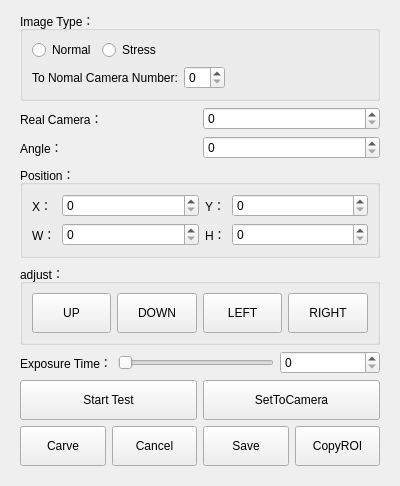
<?xml version="1.0" encoding="UTF-8"?>
<ui version="4.0">
 <class>Widget_CarveInfo</class>
 <widget class="QWidget" name="Widget_CarveInfo">
  <property name="geometry">
   <rect>
    <x>0</x>
    <y>0</y>
    <width>400</width>
    <height>300</height>
   </rect>
  </property>
  <property name="windowTitle">
   <string>Form</string>
  </property>
  <layout class="QGridLayout" name="gridLayout_3">
   <item row="0" column="0">
    <widget class="QStackedWidget" name="stackedWidget">
     <property name="maximumSize">
      <size>
       <width>16777215</width>
       <height>16777215</height>
      </size>
     </property>
     <property name="currentIndex">
      <number>0</number>
     </property>
     <widget class="QWidget" name="page">
      <layout class="QGridLayout" name="gridLayout_5">
       <property name="margin">
        <number>0</number>
       </property>
       <property name="spacing">
        <number>0</number>
       </property>
       <item row="0" column="0">
        <widget class="DHBaseWidget" name="widget_image" native="true">
         <layout class="QVBoxLayout" name="verticalLayout_4">
          <property name="topMargin">
           <number>0</number>
          </property>
          <item>
           <layout class="QHBoxLayout" name="layoutImage">
            <property name="spacing">
             <number>0</number>
            </property>
           </layout>
          </item>
          <item>
           <widget class="QGroupBox" name="groupBox_12">
            <property name="title">
             <string>Image Type：</string>
            </property>
            <layout class="QGridLayout" name="gridLayout">
             <item row="0" column="0">
              <layout class="QVBoxLayout" name="verticalLayout_3">
               <item>
                <layout class="QHBoxLayout" name="horizontalLayout">
                 <item>
                  <widget class="QRadioButton" name="radioButton_Normal">
                   <property name="text">
                    <string>Normal</string>
                   </property>
                  </widget>
                 </item>
                 <item>
                  <widget class="QRadioButton" name="radioButton_Stress">
                   <property name="text">
                    <string>Stress</string>
                   </property>
                  </widget>
                 </item>
                 <item>
                  <spacer name="horizontalSpacer">
                   <property name="orientation">
                    <enum>Qt::Horizontal</enum>
                   </property>
                   <property name="sizeHint" stdset="0">
                    <size>
                     <width>40</width>
                     <height>20</height>
                    </size>
                   </property>
                  </spacer>
                 </item>
                </layout>
               </item>
               <item>
                <layout class="QHBoxLayout" name="horizontalLayout_4">
                 <item>
                  <widget class="QLabel" name="label_toNormal">
                   <property name="text">
                    <string>To Nomal Camera Number:</string>
                   </property>
                  </widget>
                 </item>
                 <item>
                  <widget class="QSpinBox" name="spinBox_toNormal"/>
                 </item>
                 <item>
                  <spacer name="horizontalSpacer_4">
                   <property name="orientation">
                    <enum>Qt::Horizontal</enum>
                   </property>
                   <property name="sizeHint" stdset="0">
                    <size>
                     <width>40</width>
                     <height>20</height>
                    </size>
                   </property>
                  </spacer>
                 </item>
                </layout>
               </item>
              </layout>
             </item>
            </layout>
           </widget>
          </item>
          <item>
           <layout class="QHBoxLayout" name="horizontalLayout_5">
            <property name="margin">
             <number>0</number>
            </property>
            <item>
             <widget class="QLabel" name="label_21">
              <property name="text">
               <string>Real Camera：</string>
              </property>
             </widget>
            </item>
            <item>
             <widget class="QSpinBox" name="spinBox_realNo"/>
            </item>
           </layout>
          </item>
          <item>
           <layout class="QHBoxLayout" name="horizontalLayout_10">
            <property name="margin">
             <number>0</number>
            </property>
            <item>
             <widget class="QLabel" name="label_22">
              <property name="text">
               <string>Angle：</string>
              </property>
             </widget>
            </item>
            <item>
             <widget class="QSpinBox" name="spinBox_Ro">
              <property name="maximum">
               <number>255</number>
              </property>
             </widget>
            </item>
           </layout>
          </item>
          <item>
           <widget class="QGroupBox" name="groupBox_Position">
            <property name="title">
             <string>Position：</string>
            </property>
            <layout class="QGridLayout" name="gridLayout_7">
             <item row="1" column="3">
              <widget class="QSpinBox" name="spinBox_H">
               <property name="maximum">
                <number>99999</number>
               </property>
               <property name="singleStep">
                <number>4</number>
               </property>
              </widget>
             </item>
             <item row="0" column="3">
              <widget class="QSpinBox" name="spinBox_Y">
               <property name="sizePolicy">
                <sizepolicy hsizetype="Expanding" vsizetype="Fixed">
                 <horstretch>0</horstretch>
                 <verstretch>0</verstretch>
                </sizepolicy>
               </property>
               <property name="maximum">
                <number>99999</number>
               </property>
               <property name="singleStep">
                <number>4</number>
               </property>
              </widget>
             </item>
             <item row="1" column="1">
              <widget class="QSpinBox" name="spinBox_W">
               <property name="maximum">
                <number>99999</number>
               </property>
               <property name="singleStep">
                <number>4</number>
               </property>
              </widget>
             </item>
             <item row="0" column="1">
              <widget class="QSpinBox" name="spinBox_X">
               <property name="sizePolicy">
                <sizepolicy hsizetype="Expanding" vsizetype="Fixed">
                 <horstretch>0</horstretch>
                 <verstretch>0</verstretch>
                </sizepolicy>
               </property>
               <property name="maximum">
                <number>99999</number>
               </property>
               <property name="singleStep">
                <number>4</number>
               </property>
              </widget>
             </item>
             <item row="0" column="2">
              <widget class="QLabel" name="label_y">
               <property name="text">
                <string>Y：</string>
               </property>
              </widget>
             </item>
             <item row="1" column="0">
              <widget class="QLabel" name="label_w">
               <property name="text">
                <string>W：</string>
               </property>
              </widget>
             </item>
             <item row="0" column="0">
              <widget class="QLabel" name="label_x">
               <property name="text">
                <string>X：</string>
               </property>
              </widget>
             </item>
             <item row="1" column="2">
              <widget class="QLabel" name="label_h">
               <property name="text">
                <string>H：</string>
               </property>
              </widget>
             </item>
            </layout>
           </widget>
          </item>
          <item>
           <widget class="QGroupBox" name="groupBox_11">
            <property name="title">
             <string>adjust：</string>
            </property>
            <layout class="QGridLayout" name="gridLayout_15">
             <item row="0" column="0">
              <widget class="QPushButton" name="pushButton_up">
               <property name="minimumSize">
                <size>
                 <width>40</width>
                 <height>40</height>
                </size>
               </property>
               <property name="text">
                <string>UP</string>
               </property>
              </widget>
             </item>
             <item row="0" column="4">
              <widget class="QPushButton" name="pushButton_right">
               <property name="minimumSize">
                <size>
                 <width>40</width>
                 <height>40</height>
                </size>
               </property>
               <property name="text">
                <string>RIGHT</string>
               </property>
              </widget>
             </item>
             <item row="0" column="3">
              <widget class="QPushButton" name="pushButton_left">
               <property name="minimumSize">
                <size>
                 <width>40</width>
                 <height>40</height>
                </size>
               </property>
               <property name="text">
                <string>LEFT</string>
               </property>
              </widget>
             </item>
             <item row="0" column="1">
              <widget class="QPushButton" name="pushButton_down">
               <property name="minimumSize">
                <size>
                 <width>40</width>
                 <height>40</height>
                </size>
               </property>
               <property name="text">
                <string>DOWN</string>
               </property>
              </widget>
             </item>
            </layout>
           </widget>
          </item>
          <item>
           <layout class="QHBoxLayout" name="horizontalLayout_11">
            <item>
             <widget class="QLabel" name="label_24">
              <property name="text">
               <string>Exposure Time：</string>
              </property>
             </widget>
            </item>
            <item>
             <widget class="QSlider" name="horizontalSlider">
              <property name="maximum">
               <number>5000</number>
              </property>
              <property name="orientation">
               <enum>Qt::Horizontal</enum>
              </property>
             </widget>
            </item>
            <item>
             <widget class="QSpinBox" name="spinBox_exposureTime">
              <property name="minimumSize">
               <size>
                <width>100</width>
                <height>0</height>
               </size>
              </property>
              <property name="maximum">
               <number>5000</number>
              </property>
             </widget>
            </item>
           </layout>
          </item>
          <item>
           <layout class="QHBoxLayout" name="horizontalLayout_12">
            <item>
             <widget class="QPushButton" name="pushButton_startTest">
              <property name="minimumSize">
               <size>
                <width>80</width>
                <height>40</height>
               </size>
              </property>
              <property name="text">
               <string>Start Test</string>
              </property>
             </widget>
            </item>
            <item>
             <widget class="QPushButton" name="pushButton_setToCamera">
              <property name="minimumSize">
               <size>
                <width>0</width>
                <height>40</height>
               </size>
              </property>
              <property name="text">
               <string>SetToCamera</string>
              </property>
             </widget>
            </item>
           </layout>
          </item>
          <item>
           <layout class="QHBoxLayout" name="horizontalLayout_6">
            <property name="margin">
             <number>0</number>
            </property>
            <item>
             <widget class="QPushButton" name="pushButton_carve">
              <property name="minimumSize">
               <size>
                <width>40</width>
                <height>40</height>
               </size>
              </property>
              <property name="text">
               <string>Carve</string>
              </property>
             </widget>
            </item>
            <item>
             <widget class="QPushButton" name="pushButton_cancel">
              <property name="minimumSize">
               <size>
                <width>40</width>
                <height>40</height>
               </size>
              </property>
              <property name="text">
               <string>Cancel</string>
              </property>
             </widget>
            </item>
            <item>
             <widget class="QPushButton" name="pushButton_save">
              <property name="minimumSize">
               <size>
                <width>40</width>
                <height>40</height>
               </size>
              </property>
              <property name="text">
               <string>Save</string>
              </property>
             </widget>
            </item>
            <item>
             <widget class="QPushButton" name="pushButton_copyROI">
              <property name="minimumSize">
               <size>
                <width>40</width>
                <height>40</height>
               </size>
              </property>
              <property name="text">
               <string>CopyROI</string>
              </property>
             </widget>
            </item>
           </layout>
          </item>
          <item>
           <spacer name="verticalSpacer">
            <property name="orientation">
             <enum>Qt::Vertical</enum>
            </property>
            <property name="sizeHint" stdset="0">
             <size>
              <width>20</width>
              <height>25</height>
             </size>
            </property>
           </spacer>
          </item>
         </layout>
        </widget>
       </item>
      </layout>
     </widget>
     <widget class="QWidget" name="page_2">
      <layout class="QGridLayout" name="gridLayout_6">
       <property name="margin">
        <number>0</number>
       </property>
       <item row="0" column="0">
        <widget class="DHBaseWidget" name="widget_camera" native="true">
         <property name="maximumSize">
          <size>
           <width>16777215</width>
           <height>16777215</height>
          </size>
         </property>
         <layout class="QVBoxLayout" name="verticalLayout_2">
          <property name="margin">
           <number>0</number>
          </property>
          <item>
           <layout class="QHBoxLayout" name="layoutCamera"/>
          </item>
          <item>
           <widget class="QWidget" name="widget_CameraInfo" native="true">
            <layout class="QVBoxLayout" name="verticalLayout">
             <item>
              <layout class="QHBoxLayout" name="horizontalLayout_8">
               <item>
                <widget class="QLabel" name="label_15">
                 <property name="text">
                  <string>Trigger Mode：</string>
                 </property>
                </widget>
               </item>
               <item>
                <widget class="QComboBox" name="comboBox_triggerType">
                 <item>
                  <property name="text">
                   <string>Internal Trigger</string>
                  </property>
                 </item>
                 <item>
                  <property name="text">
                   <string>External Trigger</string>
                  </property>
                 </item>
                </widget>
               </item>
               <item>
                <spacer name="horizontalSpacer_3">
                 <property name="orientation">
                  <enum>Qt::Horizontal</enum>
                 </property>
                 <property name="sizeHint" stdset="0">
                  <size>
                   <width>40</width>
                   <height>20</height>
                  </size>
                 </property>
                </spacer>
               </item>
              </layout>
             </item>
             <item>
              <layout class="QHBoxLayout" name="horizontalLayout_2"/>
             </item>
             <item>
              <layout class="QHBoxLayout" name="horizontalLayout_7">
               <item>
                <widget class="QLabel" name="label_4">
                 <property name="text">
                  <string>Camera Dalay:</string>
                 </property>
                </widget>
               </item>
               <item>
                <widget class="QLineEdit" name="lineEdit_delay"/>
               </item>
               <item>
                <widget class="QPushButton" name="pushButton_readDelayPara">
                 <property name="text">
                  <string>Read Delay Data</string>
                 </property>
                </widget>
               </item>
              </layout>
             </item>
             <item>
              <layout class="QHBoxLayout" name="horizontalLayout_9"/>
             </item>
            </layout>
           </widget>
          </item>
          <item>
           <widget class="QWidget" name="widget_GrayTest" native="true">
            <layout class="QGridLayout" name="gridLayout_4">
             <item row="0" column="0">
              <layout class="QGridLayout" name="gridLayout_2">
               <item row="0" column="2">
                <widget class="QLabel" name="label_Sharpness">
                 <property name="text">
                  <string>sharpness:</string>
                 </property>
                </widget>
               </item>
               <item row="0" column="4">
                <spacer name="horizontalSpacer_5">
                 <property name="orientation">
                  <enum>Qt::Horizontal</enum>
                 </property>
                 <property name="sizeHint" stdset="0">
                  <size>
                   <width>40</width>
                   <height>20</height>
                  </size>
                 </property>
                </spacer>
               </item>
               <item row="0" column="0">
                <widget class="QLabel" name="label_AverageGray">
                 <property name="text">
                  <string>Average Gray：</string>
                 </property>
                </widget>
               </item>
               <item row="0" column="1">
                <widget class="QLineEdit" name="lineEdit_gray">
                 <property name="maximumSize">
                  <size>
                   <width>100</width>
                   <height>16777215</height>
                  </size>
                 </property>
                </widget>
               </item>
               <item row="0" column="3">
                <widget class="QLineEdit" name="lineEdit_sharpness">
                 <property name="maximumSize">
                  <size>
                   <width>100</width>
                   <height>16777215</height>
                  </size>
                 </property>
                </widget>
               </item>
              </layout>
             </item>
             <item row="1" column="0">
              <widget class="QwtPlot" name="qwtPlot_sharpness">
               <property name="maximumSize">
                <size>
                 <width>16777215</width>
                 <height>150</height>
                </size>
               </property>
              </widget>
             </item>
            </layout>
           </widget>
          </item>
          <item>
           <layout class="QHBoxLayout" name="horizontalLayout_3">
            <item>
             <spacer name="horizontalSpacer_2">
              <property name="orientation">
               <enum>Qt::Horizontal</enum>
              </property>
              <property name="sizeHint" stdset="0">
               <size>
                <width>40</width>
                <height>20</height>
               </size>
              </property>
             </spacer>
            </item>
            <item>
             <widget class="QPushButton" name="pushButton_setToCamera_2">
              <property name="minimumSize">
               <size>
                <width>0</width>
                <height>40</height>
               </size>
              </property>
              <property name="text">
               <string>SetToCamera</string>
              </property>
             </widget>
            </item>
            <item>
             <widget class="QPushButton" name="pushButton_grey">
              <property name="minimumSize">
               <size>
                <width>80</width>
                <height>40</height>
               </size>
              </property>
              <property name="text">
               <string>Test Grey</string>
              </property>
             </widget>
            </item>
           </layout>
          </item>
          <item>
           <spacer name="verticalSpacer_2">
            <property name="orientation">
             <enum>Qt::Vertical</enum>
            </property>
            <property name="sizeHint" stdset="0">
             <size>
              <width>20</width>
              <height>40</height>
             </size>
            </property>
           </spacer>
          </item>
         </layout>
        </widget>
       </item>
      </layout>
     </widget>
    </widget>
   </item>
  </layout>
 </widget>
 <customwidgets>
  <customwidget>
   <class>QwtPlot</class>
   <extends>QFrame</extends>
   <header>qwt_plot.h</header>
   <container>1</container>
  </customwidget>
  <customwidget>
   <class>DHBaseWidget</class>
   <extends>QWidget</extends>
   <header>dhbasewidget.h</header>
   <container>1</container>
   <slots>
    <signal>click_setToCamera()</signal>
    <slot>slots_click_setToCamera()</slot>
   </slots>
  </customwidget>
 </customwidgets>
 <resources/>
 <connections/>
</ui>
